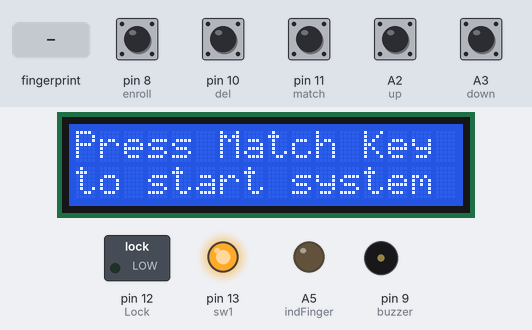
The sketch below on a simulated Arduino Uno, built with avr-gcc and run on an emulated ATmega328P. Shown: 16×2 character LCD, switched loads named in the sketch (green lamp = pin HIGH), output pins drawn as LEDs (lit = HIGH), buzzer (waves = sounding, pin HIGH). Inputs (shaded band) come from the test bench; at power-on: A2 (up), A3 (down), pin 8 (enroll), pin 10 (del), pin 11 (match) HIGH. EEPROM starts erased; what the sketch prints to the serial monitor is not drawn.

Above: at 7.2 s.
7.3 s: pin 11 (match) pulled LOW for 1.2 s
At 9.2 s:
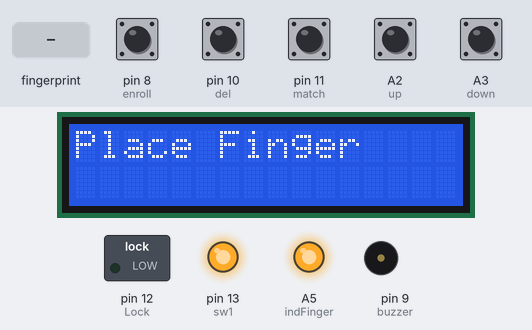
12.5 s: pin 8 (enroll) pulled LOW for 3.2 s
At 16.0 s:
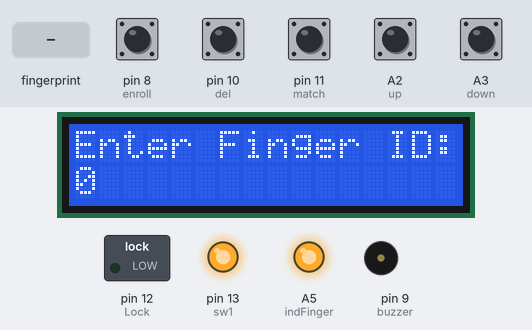
17.2 s: pin 10 (del) pulled LOW for 1.2 s
At 18.3 s:
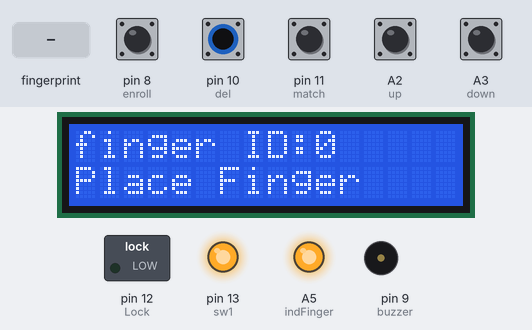
20.7 s: finger stored as number 1 placed on the sensor
At 22.3 s:
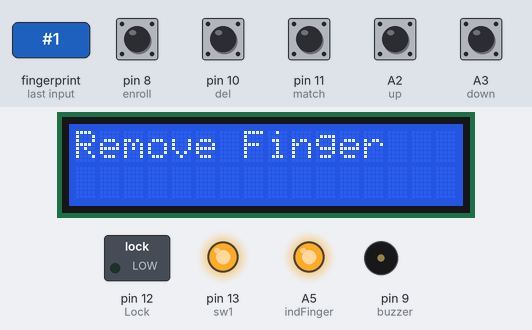
24.5 s: finger stored as number 1 placed on the sensor
At 25.2 s:
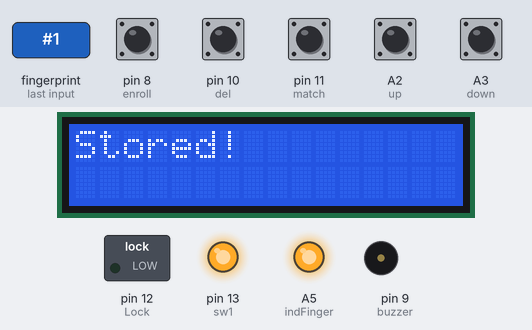
28.5 s: pin 10 (del) pulled LOW for 1.2 s
At 29.5 s:
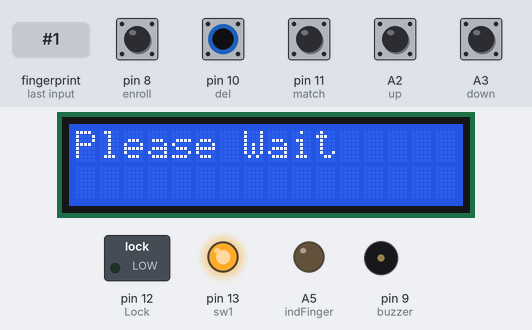
Timing chart, 0 to 31.5 s (numbered marks = the images above; inputs shaded):
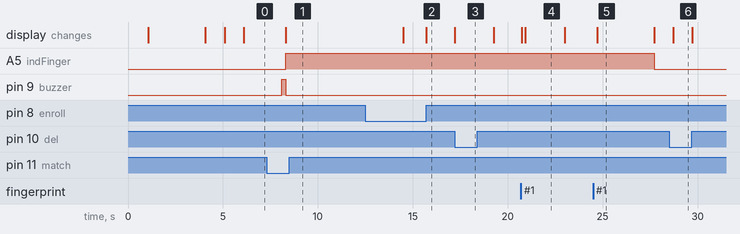

Measured:
- after the input at 7.3 s, A5 (indFinger): LOW → HIGH after 1.0 s; pin 9 (buzzer): LOW → HIGH after 0.80 s, → LOW 0.20 s later; the display: changes after 1.0 s (image 1)
- after the input at 12.5 s, A5 (indFinger): stays HIGH (without the input it goes to LOW after 3.0 s); the display: first changes after 2.0 s (image 2 shows a later state)
- after the input at 17.2 s, the display: changes at once (image 3)
- after the input at 20.7 s, the display: first changes at once (image 4 shows a later state)
- after the input at 24.5 s, A5 (indFinger): HIGH → LOW after 3.2 s; the display: changes after 0.21 s (image 5)
- after the input at 28.5 s, the display: changes after 0.22 s (image 6)
- what the display in image 4 shows lasts 2.1 s, from 20.9 s to 23.0 s

The sketch:

fingerprint_lock.ino
```cpp
#include <EEPROM.h>
#include <LiquidCrystal.h>

const int rs = 2, en = 3, d4 = 4, d5 = 5, d6 = 6, d7 = 7;
LiquidCrystal lcd(rs, en, d4, d5, d6, d7);
#include <SoftwareSerial.h>
SoftwareSerial mySerial(A0, A1);
#include <Adafruit_Fingerprint.h>
uint8_t id;
Adafruit_Fingerprint finger = Adafruit_Fingerprint(&mySerial);
#define enroll 8
#define del 10
#define up A2
#define down A3
#define match 11
#define sw1 13
// #define sw2 4
// #define sw3 3
// #define resultsw 2
#define indFinger A5
#define buzzer 9
#define records 250
int vote1, vote2, vote3, vote;
int flag;
int Lock = 12;
void setup() {
  delay(1000);
  pinMode(enroll, INPUT_PULLUP);
  pinMode(up, INPUT_PULLUP);
  pinMode(down, INPUT_PULLUP);
  pinMode(del, INPUT_PULLUP);
  pinMode(match, INPUT_PULLUP);
  pinMode(sw1, OUTPUT);
  pinMode(Lock, OUTPUT);
  // pinMode(sw2, INPUT_PULLUP);
  // pinMode(sw3, INPUT_PULLUP);
  // pinMode(resultsw, INPUT_PULLUP);
  digitalWrite(sw1, HIGH);
  pinMode(buzzer, OUTPUT);
  pinMode(indFinger, OUTPUT);
  // if (digitalRead(resultsw) == 0) {
  //   for (int i = 0; i < records; i++)
  //     EEPROM.write(i + 10, 0xff);
  //   EEPROM.write(0, 0);
  //   EEPROM.write(1, 0);
  //   EEPROM.write(2, 0);
  //   lcd.clear();
  //   lcd.print("System Reset");
  //   delay(1000);
  // }
  lcd.clear();
  lcd.begin(16, 2);
  lcd.print("finger print ");
  lcd.setCursor(0, 1);
  lcd.print("based lock system");
  delay(2000);
  if (EEPROM.read(0) == 0xff)
    EEPROM.write(0, 0);
  if (EEPROM.read(1) == 0xff)
    EEPROM.write(1, 0);
  if (EEPROM.read(1) == 0xff)
    EEPROM.write(1, 0);
  finger.begin(57600);
  Serial.begin(9600);

  lcd.clear();
  lcd.print("Finding Module");
  lcd.setCursor(0, 1);
  delay(1000);
  if (finger.verifyPassword()) {
    Serial.println("Found fingerprint sensor!");
    lcd.clear();
    lcd.print("Found Module ");
    delay(1000);
  } else {
    Serial.println("Did not find fingerprint sensor :(");
    lcd.clear();
    lcd.print("module not Found");
    lcd.setCursor(0, 1);
    lcd.print("Check Connections");
    while (1)
      ;
  }
}

void loop() {
  lcd.clear();
  lcd.setCursor(0, 0);
  lcd.print("Press Match Key ");
  lcd.setCursor(0, 1);
  lcd.print("to start system");
  digitalWrite(indFinger, LOW);

  if (digitalRead(match) == 0) {
    digitalWrite(buzzer, HIGH);
    delay(200);
    digitalWrite(buzzer, LOW);
    digitalWrite(indFinger, HIGH);
    for (int i = 0; i < 3; i++) {
      lcd.clear();
      lcd.print("Place Finger");
      delay(2000);
      int result = getFingerprintIDez();
      if (result >= 0) {
        flag = 0;
        for (int i = 0; i < records; i++) {
          if (result == EEPROM.read(i + 10)) {
            lcd.clear();
            lcd.print("Authorised FP");
            lcd.setCursor(0, 1);
            lcd.print("Please Wait....");
            delay(1000);
            digitalWrite(buzzer, HIGH);
            delay(200);
            digitalWrite(buzzer, LOW);
            lcd.clear();
            lcd.setCursor(0, 0);
            lcd.print("lock open");
            digitalWrite(Lock, LOW);  /// lock open
            delay(50000);
            //digitalWrite(sw1, HIGH);  /// lock close
            EEPROM.write(i + 10, 0xff);
            flag = 1;
            return;
          }
        }
      }
    }
    lcd.clear();
  }
  checkKeys();
  delay(1000);
}

void checkKeys() {
  if (digitalRead(enroll) == 0) {
    lcd.clear();
    lcd.print("Please Wait");
    delay(1000);
    while (digitalRead(enroll) == 0)
      ;
    Enroll();
  } else if (digitalRead(del) == 0) {
    lcd.clear();
    lcd.print("Please Wait");
    delay(1000);
    delet();
  }
}

void Enroll() {
  int count = 0;
  lcd.clear();
  lcd.print("Enter Finger ID:");
  while (1) {
    lcd.setCursor(0, 1);
    lcd.print(count);
    if (digitalRead(up) == 0) {
      count++;
      if (count > 25)
        count = 0;
      delay(500);
    }

    else if (digitalRead(down) == 0) {
      count--;
      if (count < 0)
        count = 25;
      delay(500);
    } else if (digitalRead(del) == 0) {
      id = count;
      getFingerprintEnroll();
      for (int i = 0; i < records; i++) {
        if (EEPROM.read(i + 10) == 0xff) {
          EEPROM.write(i + 10, id);
          break;
        }
      }
      return;
    }

    else if (digitalRead(enroll) == 0) {
      return;
    }
  }
}

void delet() {
  int count = 0;
  lcd.clear();
  lcd.print("Enter Finger ID");

  while (1) {
    lcd.setCursor(0, 1);
    lcd.print(count);
    if (digitalRead(up) == 0) {
      count++;
      if (count > 25)
        count = 0;
      delay(500);
    }

    else if (digitalRead(down) == 0) {
      count--;
      if (count < 0)
        count = 25;
      delay(500);
    } else if (digitalRead(del) == 0) {
      id = count;
      deleteFingerprint(id);
      for (int i = 0; i < records; i++) {
        if (EEPROM.read(i + 10) == id) {
          EEPROM.write(i + 10, 0xff);
          break;
        }
      }
      return;
    } else if (digitalRead(enroll) == 0) {
      return;
    }
  }
}

uint8_t getFingerprintEnroll() {
  int p = -1;
  lcd.clear();
  lcd.print("finger ID:");
  lcd.print(id);
  lcd.setCursor(0, 1);
  lcd.print("Place Finger");
  delay(2000);
  while (p != FINGERPRINT_OK) {
    p = finger.getImage();
    switch (p) {
      case FINGERPRINT_OK:
        //Serial.println("Image taken");
        lcd.clear();
        lcd.print("Image taken");
        break;
      case FINGERPRINT_NOFINGER:
        //Serial.println("No Finger");
        lcd.clear();
        lcd.print("No Finger");
        break;
      case FINGERPRINT_PACKETRECIEVEERR:
        //Serial.println("Communication error");
        lcd.clear();
        lcd.print("Comm Error");
        break;
      case FINGERPRINT_IMAGEFAIL:
        //Serial.println("Imaging error");
        lcd.clear();
        lcd.print("Imaging Error");
        break;
      default:
        //Serial.println("Unknown error");
        lcd.clear();
        lcd.print("Unknown Error");
        break;
    }
  }

  // OK success!

  p = finger.image2Tz(1);
  switch (p) {
    case FINGERPRINT_OK:
      //Serial.println("Image converted");
      lcd.clear();
      lcd.print("Image converted");
      break;
    case FINGERPRINT_IMAGEMESS:
      //Serial.println("Image too messy");
      lcd.clear();
      lcd.print("Image too messy");
      return p;
    case FINGERPRINT_PACKETRECIEVEERR:
      //Serial.println("Communication error");
      lcd.clear();
      lcd.print("Comm Error");
      return p;
    case FINGERPRINT_FEATUREFAIL:
      //Serial.println("Could not find fingerprint features");
      lcd.clear();
      lcd.print("Feature Not Found");
      return p;
    case FINGERPRINT_INVALIDIMAGE:
      //Serial.println("Could not find fingerprint features");
      lcd.clear();
      lcd.print("Feature Not Found");
      return p;
    default:
      //Serial.println("Unknown error");
      lcd.clear();
      lcd.print("Unknown Error");
      return p;
  }

  //Serial.println("Remove finger");
  lcd.clear();
  lcd.print("Remove Finger");
  delay(2000);
  p = 0;
  while (p != FINGERPRINT_NOFINGER) {
    p = finger.getImage();
  }
  //Serial.print("ID "); //Serial.println(id);
  p = -1;
  //Serial.println("Place same finger again");
  lcd.clear();
  lcd.print("Place Finger");
  lcd.setCursor(0, 1);
  lcd.print("   Again");
  while (p != FINGERPRINT_OK) {
    p = finger.getImage();
    switch (p) {
      case FINGERPRINT_OK:
        //Serial.println("Image taken");
        break;
      case FINGERPRINT_NOFINGER:
        //Serial.print(".");
        break;
      case FINGERPRINT_PACKETRECIEVEERR:
        //Serial.println("Communication error");
        break;
      case FINGERPRINT_IMAGEFAIL:
        //Serial.println("Imaging error");
        break;
      default:
        //Serial.println("Unknown error");
        return;
    }
  }

  // OK success!

  p = finger.image2Tz(2);
  switch (p) {
    case FINGERPRINT_OK:
      //Serial.println("Image converted");
      break;
    case FINGERPRINT_IMAGEMESS:
      //Serial.println("Image too messy");
      return p;
    case FINGERPRINT_PACKETRECIEVEERR:
      //Serial.println("Communication error");
      return p;
    case FINGERPRINT_FEATUREFAIL:
      //Serial.println("Could not find fingerprint features");
      return p;
    case FINGERPRINT_INVALIDIMAGE:
      //Serial.println("Could not find fingerprint features");
      return p;
    default:
      //Serial.println("Unknown error");
      return p;
  }

  // OK converted!
  //Serial.print("Creating model for #");  //Serial.println(id);

  p = finger.createModel();
  if (p == FINGERPRINT_OK) {
    //Serial.println("Prints matched!");
  } else if (p == FINGERPRINT_PACKETRECIEVEERR) {
    //Serial.println("Communication error");
    return p;
  } else if (p == FINGERPRINT_ENROLLMISMATCH) {
    //Serial.println("Fingerprints did not match");
    return p;
  } else {
    //Serial.println("Unknown error");
    return p;
  }

  //Serial.print("ID "); //Serial.println(id);
  p = finger.storeModel(id);
  if (p == FINGERPRINT_OK) {
    //Serial.println("Stored!");
    lcd.clear();
    lcd.print("Stored!");
    delay(2000);
  } else if (p == FINGERPRINT_PACKETRECIEVEERR) {
    //Serial.println("Communication error");
    return p;
  } else if (p == FINGERPRINT_BADLOCATION) {
    //Serial.println("Could not store in that location");
    return p;
  } else if (p == FINGERPRINT_FLASHERR) {
    //Serial.println("Error writing to flash");
    return p;
  } else {
    //Serial.println("Unknown error");
    return p;
  }
}

int getFingerprintIDez() {
  uint8_t p = finger.getImage();

  if (p != FINGERPRINT_OK)
    return -1;

  p = finger.image2Tz();
  if (p != FINGERPRINT_OK)
    return -1;

  p = finger.fingerFastSearch();
  if (p != FINGERPRINT_OK) {
    lcd.clear();
    lcd.print("Finger Not Found");
    lcd.setCursor(0, 1);
    lcd.print("Try Later");
    delay(2000);
    digitalWrite(buzzer, HIGH);
    delay(3000);
    digitalWrite(buzzer, LOW);
    return -1;
  }
  // found a match!
  //Serial.print("Found ID #");
  //Serial.print(finger.fingerID);
  return finger.fingerID;
}

uint8_t deleteFingerprint(uint8_t id) {
  uint8_t p = -1;
  lcd.clear();
  lcd.print("Please wait");
  p = finger.deleteModel(id);
  if (p == FINGERPRINT_OK) {
    //Serial.println("Deleted!");
    lcd.clear();
    lcd.print("Figer Deleted");
    lcd.setCursor(0, 1);
    lcd.print("Successfully");
    delay(1000);
  }

  else {
    //Serial.print("Something Wrong");
    lcd.clear();
    lcd.print("Something Wrong");
    lcd.setCursor(0, 1);
    lcd.print("Try Again Later");
    delay(2000);
    return p;
  }
}
```
